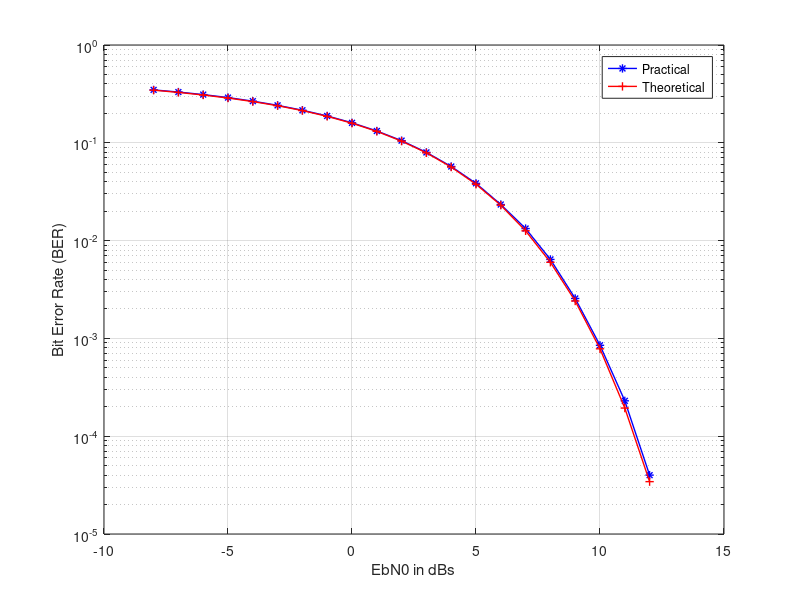

MATLAB code for this plot: (Note: this script raises an error after producing the figure.)
%SNR (dB) = S/N
%SNRdB = -8:1:12;
%EbN0dB = 0:2:16;
EbN0dB = -8:1:12;

%Get SNR value, SNR = 10*log(SNRdB)
EbN0 = 10.^(EbN0dB/10);
%SNR = 10.^(SNRdB/10);

%data bits
N = 10^5;
x = randsrc(1,N,[0,1]); %generates 1xN matrix with the values 0 or 1 randomly but with equal probability.

%BPSK data generation
x_BPSK = 1 - 2*x;  %generate BPSK data (-1,+1) from x.
                   % 1 - 2*(0) = 1 .... 1 - 2*(1) = -1

%AWGN noise
n = randn(1,N); %random 1xN matrix.

for k=1:length(EbN0);
    
    %noise follows gaussian distribution (0.1)
    %(sigma square = 1 and mean = 0), so that noise power = 1
    y = (sqrt(EbN0(k)) * x_BPSK) + n;
    
    %find which bits has changed with noise (-1 -> +1, +1 -> -1)
    %in the transmitted channel.    
    % # of indices which are less than one (+1), the bit value has flipped. 
    nosiy_bits = y.*x_BPSK;
    
    % indices of the currupted bits by noise
    indices_currupted = find((nosiy_bits)<0);
    
    % # of currupted bits by the noise
    flipped_bits(k) = length(find(indices_currupted));
    
end

    %BER (bit error rate) -> number of errors divided by the number of tx bits.
    ber = flipped_bits/N;
    
    %plot results
    figure;
    
    %Practical
    prac = semilogy(EbN0dB, ber, 'b*-', 'linewidth', 1);
    hold on;
    
    %Theoretical --> BER formula for BPSK = 1/2 * erfc[sqrt(Eb/No)]
    theoretical = qfunc(sqrt(EbN0));
    theo = semilogy(EbN0dB, theoretical, 'r+-','linewidth', 1);
    legend([prac theo], {'Practical', 'Theoretical'})
    xlabel("EbN0 in dBs");
    ylabel("Bit Error Rate (BER)");
    grid on;
    
    datacursormode on;
    
    
  
    
    
    
    